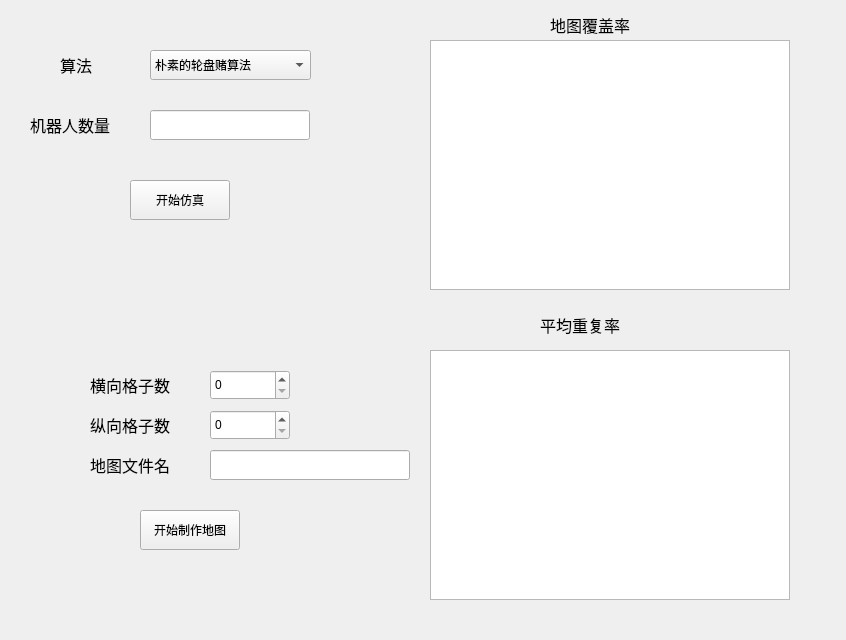
<?xml version="1.0" encoding="UTF-8"?>
<ui version="4.0">
 <class>Form</class>
 <widget class="QWidget" name="Form">
  <property name="geometry">
   <rect>
    <x>0</x>
    <y>0</y>
    <width>846</width>
    <height>640</height>
   </rect>
  </property>
  <property name="windowTitle">
   <string>Form</string>
  </property>
  <widget class="QPushButton" name="Simulation">
   <property name="geometry">
    <rect>
     <x>130</x>
     <y>180</y>
     <width>100</width>
     <height>40</height>
    </rect>
   </property>
   <property name="text">
    <string>开始仿真</string>
   </property>
  </widget>
  <widget class="QComboBox" name="Algorithm">
   <property name="geometry">
    <rect>
     <x>150</x>
     <y>50</y>
     <width>161</width>
     <height>30</height>
    </rect>
   </property>
   <item>
    <property name="text">
     <string>朴素的轮盘赌算法</string>
    </property>
   </item>
   <item>
    <property name="text">
     <string>黄蜂群算法</string>
    </property>
   </item>
   <item>
    <property name="text">
     <string>DFS算法</string>
    </property>
   </item>
  </widget>
  <widget class="QLabel" name="label">
   <property name="geometry">
    <rect>
     <x>60</x>
     <y>50</y>
     <width>40</width>
     <height>30</height>
    </rect>
   </property>
   <property name="font">
    <font>
     <family>Adobe 宋体 Std L</family>
     <pointsize>12</pointsize>
     <weight>50</weight>
     <bold>false</bold>
    </font>
   </property>
   <property name="text">
    <string>算法</string>
   </property>
  </widget>
  <widget class="QLabel" name="label_2">
   <property name="geometry">
    <rect>
     <x>30</x>
     <y>110</y>
     <width>100</width>
     <height>30</height>
    </rect>
   </property>
   <property name="font">
    <font>
     <pointsize>12</pointsize>
    </font>
   </property>
   <property name="text">
    <string>机器人数量</string>
   </property>
  </widget>
  <widget class="QLineEdit" name="Robot_num">
   <property name="geometry">
    <rect>
     <x>150</x>
     <y>110</y>
     <width>160</width>
     <height>30</height>
    </rect>
   </property>
  </widget>
  <widget class="QGraphicsView" name="Map_coverage">
   <property name="geometry">
    <rect>
     <x>430</x>
     <y>40</y>
     <width>360</width>
     <height>250</height>
    </rect>
   </property>
  </widget>
  <widget class="QLabel" name="label_3">
   <property name="geometry">
    <rect>
     <x>550</x>
     <y>10</y>
     <width>100</width>
     <height>30</height>
    </rect>
   </property>
   <property name="font">
    <font>
     <pointsize>12</pointsize>
    </font>
   </property>
   <property name="text">
    <string>地图覆盖率</string>
   </property>
  </widget>
  <widget class="QLabel" name="label_4">
   <property name="geometry">
    <rect>
     <x>540</x>
     <y>310</y>
     <width>100</width>
     <height>30</height>
    </rect>
   </property>
   <property name="font">
    <font>
     <family>Adobe 宋体 Std L</family>
     <pointsize>12</pointsize>
    </font>
   </property>
   <property name="text">
    <string>平均重复率</string>
   </property>
  </widget>
  <widget class="QGraphicsView" name="Repetition_rate">
   <property name="geometry">
    <rect>
     <x>430</x>
     <y>350</y>
     <width>360</width>
     <height>250</height>
    </rect>
   </property>
  </widget>
  <widget class="QSpinBox" name="Map_ylen">
   <property name="geometry">
    <rect>
     <x>210</x>
     <y>370</y>
     <width>80</width>
     <height>30</height>
    </rect>
   </property>
   <property name="maximum">
    <number>999</number>
   </property>
  </widget>
  <widget class="QSpinBox" name="Map_xlen">
   <property name="geometry">
    <rect>
     <x>210</x>
     <y>410</y>
     <width>80</width>
     <height>30</height>
    </rect>
   </property>
   <property name="maximum">
    <number>999</number>
   </property>
  </widget>
  <widget class="QLabel" name="label_5">
   <property name="geometry">
    <rect>
     <x>90</x>
     <y>370</y>
     <width>100</width>
     <height>30</height>
    </rect>
   </property>
   <property name="font">
    <font>
     <pointsize>12</pointsize>
    </font>
   </property>
   <property name="text">
    <string>横向格子数</string>
   </property>
  </widget>
  <widget class="QLabel" name="label_6">
   <property name="geometry">
    <rect>
     <x>90</x>
     <y>410</y>
     <width>100</width>
     <height>30</height>
    </rect>
   </property>
   <property name="font">
    <font>
     <pointsize>12</pointsize>
    </font>
   </property>
   <property name="text">
    <string>纵向格子数</string>
   </property>
  </widget>
  <widget class="QPushButton" name="Make_map">
   <property name="geometry">
    <rect>
     <x>140</x>
     <y>510</y>
     <width>100</width>
     <height>40</height>
    </rect>
   </property>
   <property name="text">
    <string>开始制作地图</string>
   </property>
  </widget>
  <widget class="QLineEdit" name="Map_filename">
   <property name="geometry">
    <rect>
     <x>210</x>
     <y>450</y>
     <width>200</width>
     <height>30</height>
    </rect>
   </property>
  </widget>
  <widget class="QLabel" name="label_7">
   <property name="geometry">
    <rect>
     <x>90</x>
     <y>450</y>
     <width>100</width>
     <height>30</height>
    </rect>
   </property>
   <property name="font">
    <font>
     <pointsize>12</pointsize>
    </font>
   </property>
   <property name="text">
    <string>地图文件名</string>
   </property>
  </widget>
 </widget>
 <resources/>
 <connections/>
</ui>
